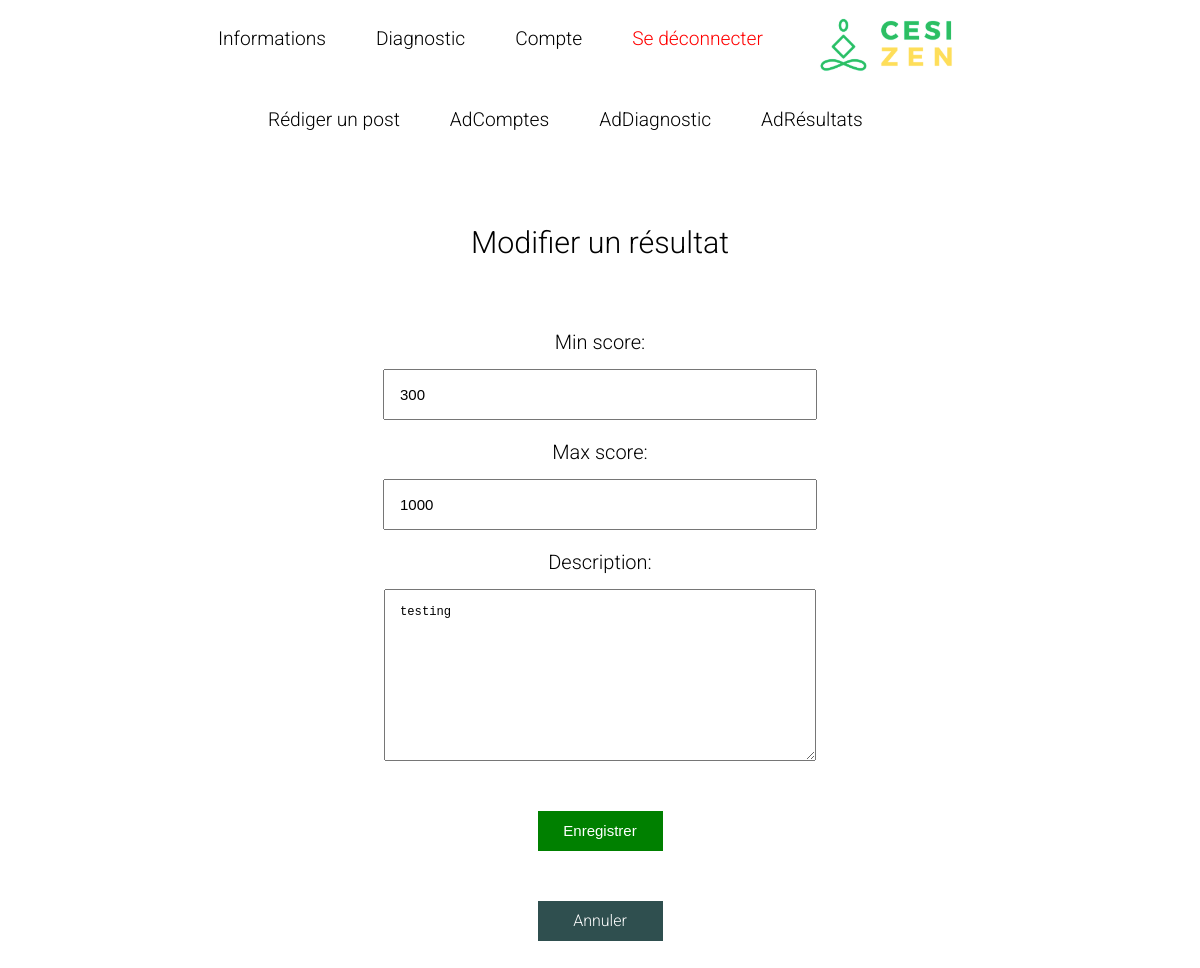
/administration/results/6/edit/ (signed in), run on the app's committed database.
### cesizenapp/models.py (models this page shows)
class Results(models.Model):
    min_score = models.IntegerField()
    max_score = models.IntegerField()
    description = models.TextField(blank=True)

### cesizenapp/views.py (the view)
# urls.py: path('administration/results/<int:result_id>/edit/', views.results_edit, name='results_edit'),
@user_passes_test(admin_check)
def results_edit(request, result_id=None):
    if result_id:
        result = get_object_or_404(Results, pk=result_id)
    else:
        result = None
    if request.method == 'POST':
        form = ResultsForm(request.POST, instance=result)
        if form.is_valid():
            form.save()
            return redirect('cesizenapp:results_list')
    else:
        form = ResultsForm(instance=result)
    return render(request, 'results_form.html', {'form': form})

### cesizenapp/forms.py
class ResultsForm(forms.ModelForm):
    class Meta:
        model = Results
        fields = ["min_score", "max_score", "description"]

### cesizenapp/views.py (called while the page is built)
def admin_check(user):
    return user.is_superuser

### cesizenapp/templates/results_form.html (shortened to what this page needs)
<!DOCTYPE html>
<html lang="en">
<head>
</head>
<body>
{% include 'navigationMenu.html' %}
<h1 style = "text-align: center; font-size: 190%; margin-top: 75px; display: flex; justify-content: center; margin-left: auto; margin-right: auto; margin-bottom: 50px; font-weight: 300;">
    {% if form.instance.pk %}Modifier{% else %}Créer{% endif %} un résultat
</h1>
<div style="width: 500px; justify-content: center; margin-left: auto; margin-right: auto; display: flex; flex-wrap: wrap;">
<form method="post" id="editResult" style="width: 500px; justify-content: center; margin-left: auto; margin-right: auto; align-items: center; font-size: 125%;">
  {{ form.as_p }}
  <button type="submit" style="background-color: green; color: white; font-size: 75%; font-weight:200; margin-top: 50px; width: 125px; height: 40px; justify-content: center; display: flex; outline: none; border: none; align-items: center; margin-left: auto; margin-right: auto">
      Enregistrer
  </button>
</form>
    </div>
  <a href="{% url 'cesizenapp:results_list' %}" style="text-decoration: none; background-color: darkslategrey; color: white; font-size: 100%; margin-top: 50px; margin-bottom: 75px; width: 125px; height: 40px; justify-content: center; display: flex; outline: none; border: none; align-items: center; margin-left: auto; margin-right: auto">
      Annuler
  </a>
</body>
</html>

### cesizenapp/templates/navigationMenu.html (style rules this page uses)
body { font-family: 'Roboto', sans-serif; font-weight: 300; }

### cesizenapp/templates/results_form.html (style rules this page uses)
#editResult p { display: flex; flex-direction: column; align-items: center; margin-bottom: 20px; }
#editResult label { margin-bottom: 15px; font-weight: 300; text-align: center; width: 100%; }
#editResult input, #editResult select, #editResult textarea { width: 100%; max-width: 400px; font-size: 75%; font-weight: 100; padding: 15px; outline: none; focus: none; }

### data on the page
Results: min_score "300", max_score "1000", description "testing"
